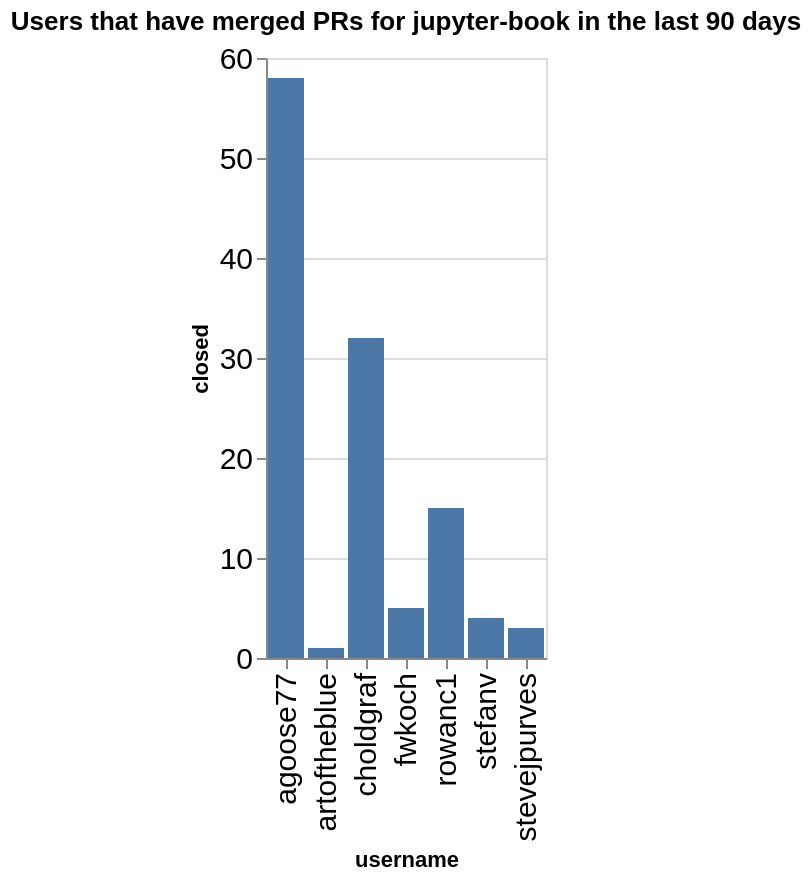

Source (notebook cell):
### Code cell
charts = []
title = f"Users that have merged PRs for {github_org} in the last {n_days} days"
ch = alt.Chart(data=closed_by_repo.replace(np.nan, 0), title=title).mark_bar().encode(
    x='username',
    y='closed',
)
ch

### Figure 1 — Vega-Lite specification as saved in the notebook (floating-point values rounded to 4 significant figures)
{"config": {"axisLeft": {"labelFontSize": 15}, "axisBottom": {"labelFontSize": 15}}, "data": {"name": "data-c5e17e8f9c830ea0702abe8ed5205fa0"}, "mark": {"type": "bar"}, "encoding": {"x": {"field": "username", "type": "nominal"}, "y": {"field": "closed", "type": "quantitative"}}, "title": "Users that have merged PRs for jupyter-book in the last 90 days", "$schema": "https://vega.github.io/schema/vega-lite/v5.20.1.json", "datasets": {"data-c5e17e8f9c830ea0702abe8ed5205fa0": [{"name": "blog", "username": "agoose77", "closed": 4}, {"name": "example-landing-pages", "username": "agoose77", "closed": 1}, {"name": "example-landing-pages", "username": "choldgraf", "closed": 1}, {"name": "jupyter-book", "username": "agoose77", "closed": 1}, {"name": "jupyter-book", "username": "choldgraf", "closed": 2}, {"name": "myst-spec", "username": "choldgraf", "closed": 1}, {"name": "myst-theme", "username": "agoose77", "closed": 16}, {"name": "myst-theme", "username": "choldgraf", "closed": 3}, {"name": "myst-theme", "username": "rowanc1", "closed": 3}, {"name": "myst-theme", "username": "stefanv", "closed": 2}, {"name": "myst-theme", "username": "stevejpurves", "closed": 2}, {"name": "mystmd", "username": "agoose77", "closed": 32}, {"name": "mystmd", "username": "artoftheblue", "closed": 1}, {"name": "mystmd", "username": "choldgraf", "closed": 17}, {"name": "mystmd", "username": "fwkoch", "closed": 5}, {"name": "mystmd", "username": "rowanc1", "closed": 11}, {"name": "mystmd", "username": "stefanv", "closed": 2}, {"name": "mystmd", "username": "stevejpurves", "closed": 1}, {"name": "mystmd.org", "username": "agoose77", "closed": 3}, {"name": "mystmd.org", "username": "choldgraf", "closed": 2}, {"name": "mystmd.org", "username": "rowanc1", "closed": 1}, {"name": "team-compass", "username": "agoose77", "closed": 1}, {"name": "team-compass", "username": "choldgraf", "closed": 5}, {"name": "thebe", "username": "choldgraf", "closed": 1}]}}
